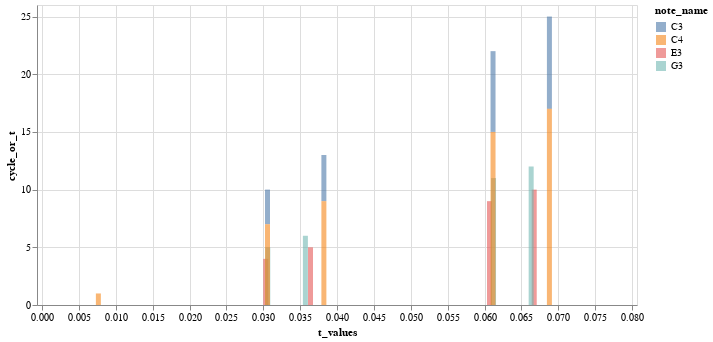

Notebook code cell kept with this figure:
### Code cell
chart1= alt.Chart(extracted_winners).mark_bar(
    opacity=0.6,
).encode(
    x=alt.X('t_values', scale=alt.Scale(domain=[0, 0.08])),
    y=alt.Y('cycle_or_t'),
    color='note_name',
    # tooltip=['note_name','t_values','cycle_or_t'],
).properties(
    width=600,
    height=300
)
chart1

### Figure 1 — Vega-Lite specification as saved in the notebook (floating-point values rounded to 4 significant figures)
{"config": {"view": {"continuousWidth": 300, "continuousHeight": 300}}, "data": {"name": "data-e1ba1019b2bd120f8d4a67af1215f8f7"}, "mark": {"type": "bar", "opacity": 0.6}, "encoding": {"color": {"field": "note_name", "type": "nominal"}, "x": {"field": "t_values", "scale": {"domain": [0, 0.08]}, "type": "quantitative"}, "y": {"field": "cycle_or_t", "type": "quantitative"}}, "height": 300, "width": 600, "$schema": "https://vega.github.io/schema/vega-lite/v5.20.1.json", "datasets": {"data-e1ba1019b2bd120f8d4a67af1215f8f7": [{"note_name": "C3", "t_values": 0.03058, "cycle_or_t": 3.0, "winner_num": 1}, {"note_name": "E3", "t_values": 0.03034, "cycle_or_t": 4.0, "winner_num": 1}, {"note_name": "G3", "t_values": 0.03061, "cycle_or_t": 5.0, "winner_num": 1}, {"note_name": "C4", "t_values": 0.03058, "cycle_or_t": 7.0, "winner_num": 1}, {"note_name": "C3", "t_values": 0.06116, "cycle_or_t": 7.0, "winner_num": 2}, {"note_name": "E3", "t_values": 0.06067, "cycle_or_t": 9.0, "winner_num": 2}, {"note_name": "G3", "t_values": 0.06123, "cycle_or_t": 11.0, "winner_num": 2}, {"note_name": "C4", "t_values": 0.06116, "cycle_or_t": 15.0, "winner_num": 2}, {"note_name": "C3", "t_values": 0.0688, "cycle_or_t": 8.0, "winner_num": 3}, {"note_name": "E3", "t_values": 0.06674, "cycle_or_t": 10.0, "winner_num": 3}, {"note_name": "G3", "t_values": 0.06633, "cycle_or_t": 12.0, "winner_num": 3}, {"note_name": "C4", "t_values": 0.0688, "cycle_or_t": 17.0, "winner_num": 3}, {"note_name": "C3", "t_values": 0.03822, "cycle_or_t": 4.0, "winner_num": 4}, {"note_name": "E3", "t_values": 0.0364, "cycle_or_t": 5.0, "winner_num": 4}, {"note_name": "G3", "t_values": 0.03571, "cycle_or_t": 6.0, "winner_num": 4}, {"note_name": "C4", "t_values": 0.03822, "cycle_or_t": 9.0, "winner_num": 4}, {"note_name": "C3", "t_values": 0.007645, "cycle_or_t": 0.0, "winner_num": 5}, {"note_name": "E3", "t_values": 0.006067, "cycle_or_t": 0.0, "winner_num": 5}, {"note_name": "G3", "t_values": 0.005102, "cycle_or_t": 0.0, "winner_num": 5}, {"note_name": "C4", "t_values": 0.007645, "cycle_or_t": 1.0, "winner_num": 5}]}}
